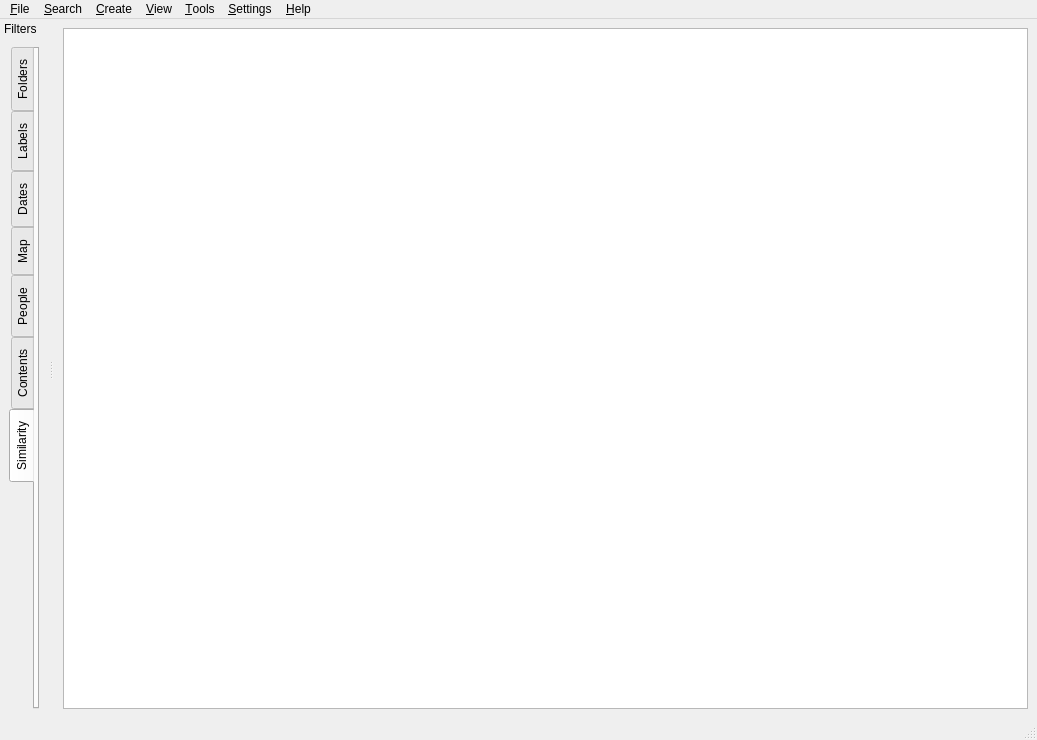
<?xml version="1.0" encoding="UTF-8"?>
<ui version="4.0">
 <class>Mainindow</class>
 <widget class="QMainWindow" name="Mainindow">
  <property name="geometry">
   <rect>
    <x>0</x>
    <y>0</y>
    <width>1037</width>
    <height>740</height>
   </rect>
  </property>
  <property name="windowTitle">
   <string>MainWindow</string>
  </property>
  <widget class="QWidget" name="centralwidget">
   <layout class="QGridLayout" name="gridLayout">
    <item row="0" column="0">
     <widget class="QListWidget" name="imagesList"/>
    </item>
   </layout>
  </widget>
  <widget class="QMenuBar" name="menubar">
   <property name="geometry">
    <rect>
     <x>0</x>
     <y>0</y>
     <width>1037</width>
     <height>21</height>
    </rect>
   </property>
   <widget class="QMenu" name="menu_File">
    <property name="title">
     <string>&amp;File</string>
    </property>
   </widget>
   <widget class="QMenu" name="menu_View">
    <property name="title">
     <string>&amp;View</string>
    </property>
   </widget>
   <widget class="QMenu" name="menu_Filter">
    <property name="title">
     <string>&amp;Search</string>
    </property>
   </widget>
   <widget class="QMenu" name="menu_Create">
    <property name="title">
     <string>&amp;Create</string>
    </property>
   </widget>
   <widget class="QMenu" name="menu_Tools">
    <property name="title">
     <string>&amp;Tools</string>
    </property>
   </widget>
   <widget class="QMenu" name="menu_Help">
    <property name="title">
     <string>&amp;Help</string>
    </property>
   </widget>
   <widget class="QMenu" name="menu_Settings">
    <property name="title">
     <string>&amp;Settings</string>
    </property>
   </widget>
   <addaction name="menu_File"/>
   <addaction name="menu_Filter"/>
   <addaction name="menu_Create"/>
   <addaction name="menu_View"/>
   <addaction name="menu_Tools"/>
   <addaction name="menu_Settings"/>
   <addaction name="menu_Help"/>
  </widget>
  <widget class="QStatusBar" name="statusbar"/>
  <widget class="QDockWidget" name="dockWidget">
   <property name="floating">
    <bool>false</bool>
   </property>
   <property name="features">
    <set>QDockWidget::NoDockWidgetFeatures</set>
   </property>
   <property name="windowTitle">
    <string>Filters</string>
   </property>
   <attribute name="dockWidgetArea">
    <number>1</number>
   </attribute>
   <widget class="QWidget" name="dockWidgetContents">
    <layout class="QHBoxLayout" name="horizontalLayout_2">
     <item>
      <widget class="QTabWidget" name="tabWidget">
       <property name="tabPosition">
        <enum>QTabWidget::West</enum>
       </property>
       <property name="tabShape">
        <enum>QTabWidget::Rounded</enum>
       </property>
       <property name="currentIndex">
        <number>6</number>
       </property>
       <widget class="QWidget" name="tab">
        <attribute name="title">
         <string>Folders</string>
        </attribute>
       </widget>
       <widget class="QWidget" name="tab_2">
        <attribute name="title">
         <string>Labels</string>
        </attribute>
       </widget>
       <widget class="QWidget" name="tab_3">
        <attribute name="title">
         <string>Dates</string>
        </attribute>
       </widget>
       <widget class="QWidget" name="tab_4">
        <attribute name="title">
         <string>Map</string>
        </attribute>
       </widget>
       <widget class="QWidget" name="tab_6">
        <attribute name="title">
         <string>People</string>
        </attribute>
       </widget>
       <widget class="QWidget" name="tab_7">
        <attribute name="title">
         <string>Contents</string>
        </attribute>
       </widget>
       <widget class="QWidget" name="tab_5">
        <attribute name="title">
         <string>Similarity</string>
        </attribute>
       </widget>
      </widget>
     </item>
    </layout>
   </widget>
  </widget>
 </widget>
 <resources/>
 <connections/>
</ui>
